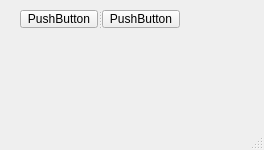
<?xml version="1.0" encoding="UTF-8"?>
<ui version="4.0">
 <class>MainWindow</class>
 <widget class="QMainWindow" name="MainWindow">
  <property name="geometry">
   <rect>
    <x>0</x>
    <y>0</y>
    <width>264</width>
    <height>150</height>
   </rect>
  </property>
  <property name="windowTitle">
   <string>MainWindow</string>
  </property>
  <widget class="QWidget" name="centralwidget">
   <widget class="QSplitter" name="splitter">
    <property name="geometry">
     <rect>
      <x>20</x>
      <y>10</y>
      <width>160</width>
      <height>18</height>
     </rect>
    </property>
    <property name="orientation">
     <enum>Qt::Horizontal</enum>
    </property>
    <widget class="QPushButton" name="pushButton_2">
     <property name="text">
      <string>PushButton</string>
     </property>
    </widget>
    <widget class="QPushButton" name="pushButton">
     <property name="text">
      <string>PushButton</string>
     </property>
    </widget>
   </widget>
  </widget>
  <widget class="QMenuBar" name="menubar">
   <property name="geometry">
    <rect>
     <x>0</x>
     <y>0</y>
     <width>264</width>
     <height>17</height>
    </rect>
   </property>
  </widget>
  <widget class="QStatusBar" name="statusbar"/>
 </widget>
 <resources/>
 <connections/>
</ui>
